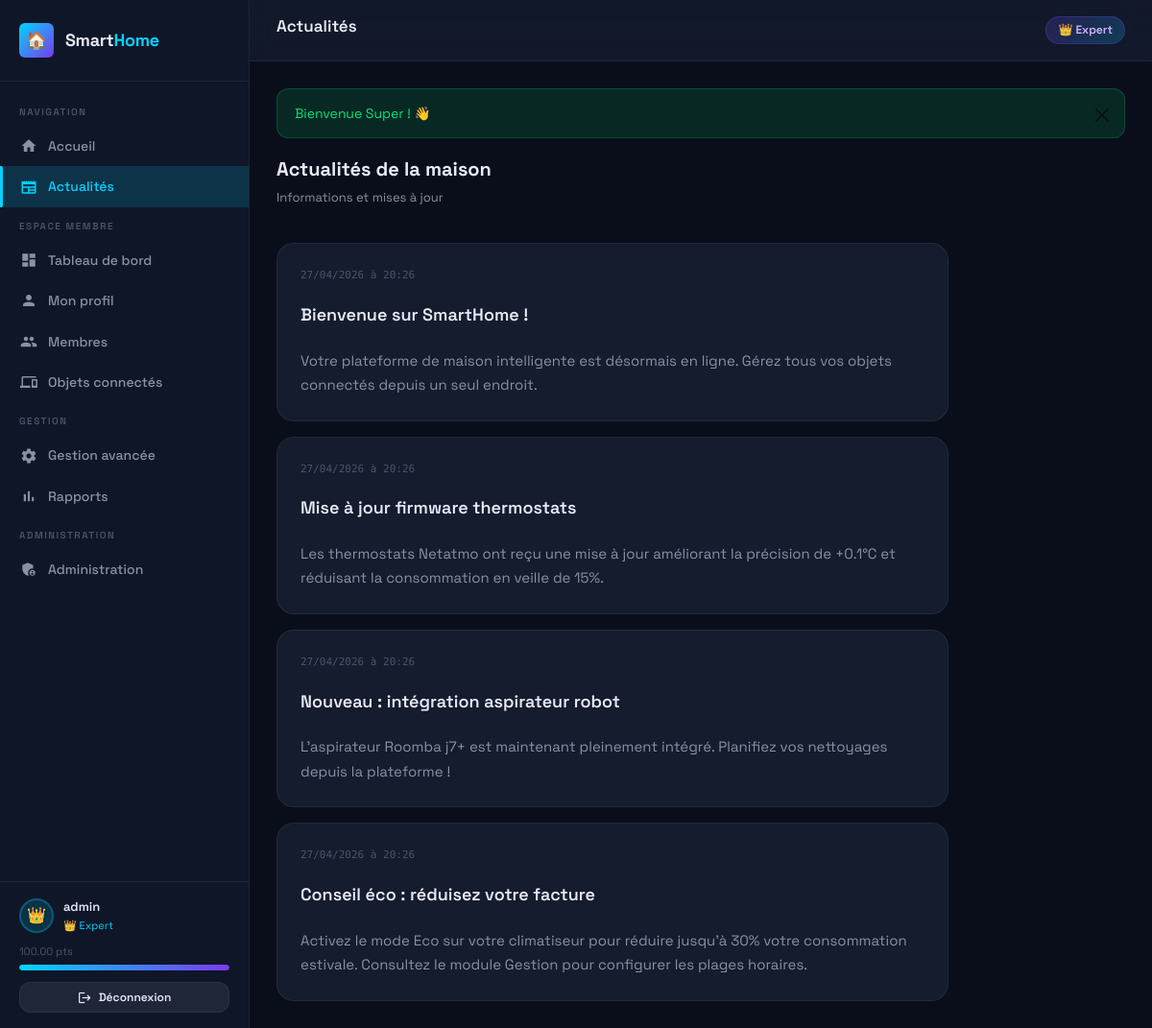
Screenshot of /actualites.php (signed in) with the database file from the repository.
### tables this page shows
CREATE TABLE utilisateurs (
    id INT AUTO_INCREMENT PRIMARY KEY,
    login VARCHAR(50) UNIQUE NOT NULL,
    email VARCHAR(100) UNIQUE NOT NULL,
    mot_de_passe VARCHAR(255) NOT NULL,
    nom VARCHAR(100),
    prenom VARCHAR(100),
    age INT,
    sexe ENUM('homme','femme','autre'),
    date_naissance DATE,
    type_membre ENUM('père','mère','enfant','grand-parent','autre') DEFAULT 'autre',
    photo VARCHAR(255) DEFAULT 'default.png',
    niveau ENUM('débutant','intermédiaire','avancé','expert') DEFAULT 'débutant',
    points DECIMAL(8,2) DEFAULT 0.00,
    nb_connexions INT DEFAULT 0,
    nb_actions INT DEFAULT 0,
    statut ENUM('en_attente','actif','suspendu') DEFAULT 'en_attente',
    token_validation VARCHAR(255),
    date_inscription DATETIME DEFAULT CURRENT_TIMESTAMP,
    derniere_connexion DATETIME,
    INDEX idx_login (login),
    INDEX idx_email (email),
    INDEX idx_niveau (niveau),
    INDEX idx_statut (statut)
);

CREATE TABLE actualites (
    id INT AUTO_INCREMENT PRIMARY KEY,
    titre VARCHAR(200) NOT NULL,
    contenu TEXT NOT NULL,
    auteur_id INT,
    image VARCHAR(255),
    date_publication DATETIME DEFAULT CURRENT_TIMESTAMP,
    visible TINYINT(1) DEFAULT 1,
    FOREIGN KEY (auteur_id) REFERENCES utilisateurs(id) ON DELETE SET NULL
);

### includes/config.php (called while the page is built, shortened)
<?php
function getDB(): PDO {
    static $pdo = null;
    if ($pdo === null) {
        $dsn = "mysql:host=" . DB_HOST . ";dbname=" . DB_NAME . ";charset=" . DB_CHARSET;
        $options = [
            PDO::ATTR_ERRMODE            => PDO::ERRMODE_EXCEPTION,
            PDO::ATTR_DEFAULT_FETCH_MODE => PDO::FETCH_ASSOC,
            PDO::ATTR_EMULATE_PREPARES   => false,
        ];
        try {
            $pdo = new PDO($dsn, DB_USER, DB_PASS, $options);
        } catch (PDOException $e) {
            die(json_encode(['error' => 'Connexion base de données impossible : ' . $e->getMessage()]));
        }
    }
    return $pdo;
}
function sanitize(string $input): string {
    return htmlspecialchars(trim($input), ENT_QUOTES, 'UTF-8');
}
function getCurrentUser(): ?array {
    $pdo = getDB();
    $stmt = $pdo->prepare("SELECT * FROM utilisateurs WHERE id = ?");
    $stmt->execute([$_SESSION['user_id']]);
    return $stmt->fetch() ?: null;
}
function getNiveauLabel(string $niveau): string {
    $labels = [
        'débutant'     => 'Débutant',
        'intermédiaire'=> 'Intermédiaire',
        'avancé'       => 'Avancé',
        'expert'       => 'Expert',
    ];
    return $labels[$niveau] ?? $niveau;
}
function getFlash(): ?array {
    if (isset($_SESSION['flash'])) {
        $flash = $_SESSION['flash'];
        return $flash;
    }
    return null;
}

### actualites.php (the view, shortened to what this page needs)
<?php
require_once 'includes/config.php';
$pageTitle  = 'Actualités';
$activePage = 'actualites';
require_once 'includes/header.php';
$pdo = getDB();
$actualites = $pdo->query("SELECT a.*, u.login as auteur FROM actualites a LEFT JOIN utilisateurs u ON a.auteur_id = u.id WHERE a.visible=1 ORDER BY a.date_publication DESC")->fetchAll();
?>
<div class="section-header">
  <div>
    <h2 class="section-title">Actualités de la maison</h2>
    <p class="section-sub">Informations et mises à jour</p>
  </div>
</div>
<?php if (empty($actualites)): ?>
<div class="empty-state"><div class="icon">📰</div><h3>Aucune actualité</h3></div>
<?php else: ?>
<div style="max-width:700px;display:flex;flex-direction:column;gap:16px">
  <?php foreach ($actualites as $news): ?>
  <div class="card">
    <div style="display:flex;justify-content:space-between;align-items:center;margin-bottom:10px">
      <div class="news-date"><?= date('d/m/Y à H:i', strtotime($news['date_publication'])) ?></div>
    </div>
    <div class="news-title" style="font-size:18px"><?= sanitize($news['titre']) ?></div>
    <div style="color:var(--text-secondary);margin-top:10px;line-height:1.7"><?= nl2br(sanitize($news['contenu'])) ?></div>
  </div>
  <?php endforeach; ?>
</div>
<?php endif; ?>
<?php require_once 'includes/footer.php'; ?>

### includes/header.php (shortened to what this page needs)
<?php
$user = getCurrentUser();
$flash = getFlash();
$niveauEmoji = [
    'débutant'      => '🌱',
    'intermédiaire' => '⚡',
    'avancé'        => '🚀',
    'expert'        => '👑',
];
$emoji = $niveauEmoji[$user['niveau']] ?? '🌱';
$nextNiveauSeuil = [
    'débutant'      => POINTS_INTERMEDIAIRE,
    'intermédiaire' => POINTS_AVANCE,
    'avancé'        => POINTS_EXPERT,
    'expert'        => null,
];
$currentSeuil = [
    'débutant'      => 0,
    'intermédiaire' => POINTS_INTERMEDIAIRE,
    'avancé'        => POINTS_AVANCE,
    'expert'        => POINTS_EXPERT,
];
$next   = $nextNiveauSeuil[$user['niveau']] ?? null;
$from   = $currentSeuil[$user['niveau']] ?? 0;
$pct    = $next ? min(100, round(($user['points'] - $from) / ($next - $from) * 100)) : 100;
?>
<!DOCTYPE html>
<html lang="fr">
<head>
<link href="https://cdn.jsdelivr.net/npm/bootstrap@5.3.3/dist/css/bootstrap.min.css" rel="stylesheet">
<link rel="stylesheet" href="<?= SITE_URL ?>/css/style.css">
</head>
<body>
<div class="layout">
<aside class="sidebar" id="sidebar">
  <div class="sidebar-logo">
    <div class="logo-icon">🏠</div>
    <div class="logo-text">Smart<span>Home</span></div>
  </div>
  <nav class="sidebar-nav">
    <div class="nav-section-title">Navigation</div>
    <a href="<?= SITE_URL ?>/index.php" class="nav-item <?= ($activePage ?? '') === 'accueil' ? 'active' : '' ?>">
      <span class="nav-icon"><span class="material-icons" style="font-size:18px">home</span></span>
      Accueil
    </a>
    <a href="<?= SITE_URL ?>/actualites.php" class="nav-item <?= ($activePage ?? '') === 'actualites' ? 'active' : '' ?>">
      <span class="nav-icon"><span class="material-icons" style="font-size:18px">newspaper</span></span>
      Actualités
    </a>
    <div class="nav-section-title">Espace membre</div>
    <a href="<?= SITE_URL ?>/dashboard.php" class="nav-item <?= ($activePage ?? '') === 'dashboard' ? 'active' : '' ?>">
      <span class="nav-icon"><span class="material-icons" style="font-size:18px">dashboard</span></span>
      Tableau de bord
    </a>
    <a href="<?= SITE_URL ?>/profil.php" class="nav-item <?= ($activePage ?? '') === 'profil' ? 'active' : '' ?>">
      <span class="nav-icon"><span class="material-icons" style="font-size:18px">person</span></span>
      Mon profil
    </a>
    <a href="<?= SITE_URL ?>/membres.php" class="nav-item <?= ($activePage ?? '') === 'membres' ? 'active' : '' ?>">
      <span class="nav-icon"><span class="material-icons" style="font-size:18px">group</span></span>
      Membres
    </a>
    <a href="<?= SITE_URL ?>/objets.php" class="nav-item <?= ($activePage ?? '') === 'objets' ? 'active' : '' ?>">
      <span class="nav-icon"><span class="material-icons" style="font-size:18px">devices</span></span>
      Objets connectés
    </a>
    <?php if (in_array($user['niveau'], ['avancé', 'expert'])): ?>
    <div class="nav-section-title">Gestion</div>
    <a href="<?= SITE_URL ?>/gestion/dashboard.php" class="nav-item <?= ($activePage ?? '') === 'gestion' ? 'active' : '' ?>">
      <span class="nav-icon"><span class="material-icons" style="font-size:18px">settings</span></span>
      Gestion avancée
    </a>
    <a href="<?= SITE_URL ?>/gestion/rapports.php" class="nav-item <?= ($activePage ?? '') === 'rapports' ? 'active' : '' ?>">
      <span class="nav-icon"><span class="material-icons" style="font-size:18px">bar_chart</span></span>
      Rapports
    </a>
    <?php endif; ?>
    <?php if ($user['niveau'] === 'expert'): ?>
    <div class="nav-section-title">Administration</div>
    <a href="<?= SITE_URL ?>/admin/utilisateurs.php" class="nav-item <?= ($activePage ?? '') === 'admin' ? 'active' : '' ?>">
      <span class="nav-icon"><span class="material-icons" style="font-size:18px">admin_panel_settings</span></span>
      Administration
    </a>
    <?php endif; ?>
  </nav>
  <div class="sidebar-footer">
    <div class="sidebar-user">
      <div class="sidebar-avatar">
        <?php if ($user['photo'] && $user['photo'] !== 'default.png'): ?>
          <img src="<?= SITE_URL ?>/assets/img/<?= sanitize($user['photo']) ?>" alt="avatar">
        <?php else: ?>
          <?= $emoji ?>
        <?php endif; ?>
      </div>
      <div class="sidebar-user-info">
        <div class="name"><?= sanitize($user['login']) ?></div>
        <div class="niveau"><?= $emoji ?> <?= getNiveauLabel($user['niveau']) ?></div>
      </div>
    </div>
    <div style="margin-top:10px">
      <div style="display:flex;justify-content:space-between;font-size:11px;color:var(--text-muted);margin-bottom:4px">
        <span><?= number_format($user['points'], 2) ?> pts</span>
      </div>
      <div class="progress-bar">
        <div class="progress-fill" style="width:<?= $pct ?>%"></div>
      </div>
    </div>
    <a href="<?= SITE_URL ?>/logout.php" class="btn btn-secondary btn-sm" style="width:100%;margin-top:12px;justify-content:center">
      <span class="material-icons" style="font-size:15px">logout</span> Déconnexion
    </a>
  </div>
</aside>
<main class="main-content">
  <div class="topbar">
    <h1 class="topbar-title"><?= sanitize($pageTitle ?? 'Dashboard') ?></h1>
    <div style="display:flex;align-items:center;gap:10px">
      <span class="badge-niveau <?= $user['niveau'] ?>"><?= $emoji ?> <?= getNiveauLabel($user['niveau']) ?></span>
    </div>
  </div>
  <div class="page-content">
    <?php if ($flash): ?>
    <div class="alert alert-<?= $flash['type'] === 'success' ? 'success' : ($flash['type'] === 'error' ? 'danger' : 'info') ?> alert-dismissible fade show">
      <?= sanitize($flash['message']) ?>
      <button type="button" class="btn-close" data-bs-dismiss="alert"></button>
    </div>
    <?php endif; ?>

### rows the page displays
utilisateurs: niveau "👑", login "admin", niveau "Expert", points "100.00"
actualites: date_publication "27/04/2026 à 20:26", titre "Bienvenue sur SmartHome !", contenu "Votre plateforme de maison intelligente est désormais en ligne. Gérez tous vos objets connectés depuis un seul endroit."
actualites: date_publication "27/04/2026 à 20:26", titre "Mise à jour firmware thermostats", contenu "Les thermostats Netatmo ont reçu une mise à jour améliorant la précision de +0.1°C et réduisant la consommation en veille de 15%."
actualites: date_publication "27/04/2026 à 20:26", titre "Nouveau : intégration aspirateur robot", contenu "L'aspirateur Roomba j7+ est maintenant pleinement intégré. Planifiez vos nettoyages depuis la plateforme !"
actualites: date_publication "27/04/2026 à 20:26", titre "Conseil éco : réduisez votre facture", contenu "Activez le mode Eco sur votre climatiseur pour réduire jusqu'à 30% votre consommation estivale. Consultez le module Gestion pour configurer les plages horaires."

### other values shown
$pageTitle "Actualités"
$flash['message'] "Bienvenue Super ! 👋"
